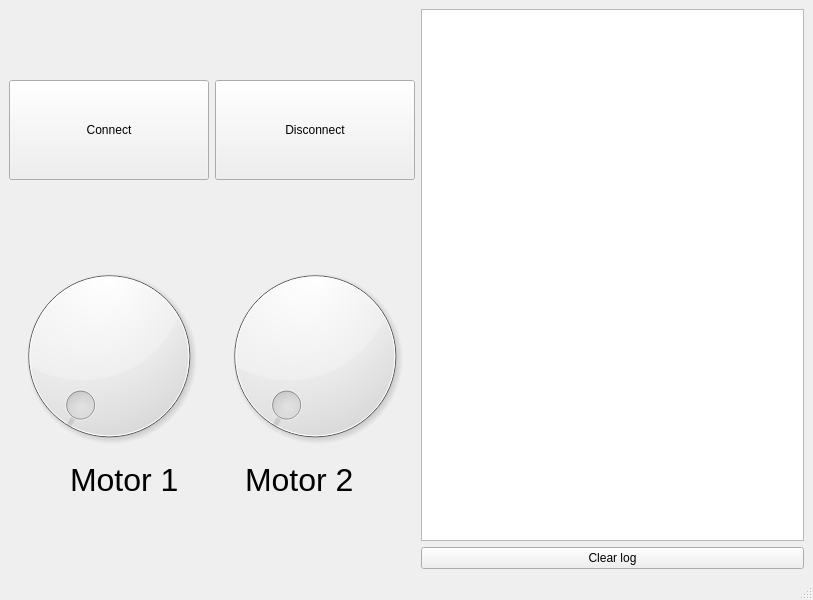
<?xml version="1.0" encoding="UTF-8"?>
<ui version="4.0">
 <class>MainWindow</class>
 <widget class="QMainWindow" name="MainWindow">
  <property name="geometry">
   <rect>
    <x>0</x>
    <y>0</y>
    <width>813</width>
    <height>600</height>
   </rect>
  </property>
  <property name="windowTitle">
   <string>MainWindow</string>
  </property>
  <widget class="QWidget" name="centralwidget">
   <layout class="QHBoxLayout" name="horizontalLayout">
    <item>
     <layout class="QVBoxLayout" name="verticalLayout_2">
      <property name="rightMargin">
       <number>0</number>
      </property>
      <item>
       <spacer name="verticalSpacer_2">
        <property name="orientation">
         <enum>Qt::Vertical</enum>
        </property>
        <property name="sizeHint" stdset="0">
         <size>
          <width>20</width>
          <height>40</height>
         </size>
        </property>
       </spacer>
      </item>
      <item>
       <layout class="QHBoxLayout" name="horizontalLayout_2">
        <item>
         <widget class="QPushButton" name="connectButton">
          <property name="minimumSize">
           <size>
            <width>100</width>
            <height>100</height>
           </size>
          </property>
          <property name="text">
           <string>Connect</string>
          </property>
         </widget>
        </item>
        <item>
         <widget class="QPushButton" name="disconnectButton">
          <property name="minimumSize">
           <size>
            <width>100</width>
            <height>100</height>
           </size>
          </property>
          <property name="text">
           <string>Disconnect</string>
          </property>
         </widget>
        </item>
       </layout>
      </item>
      <item>
       <spacer name="verticalSpacer">
        <property name="orientation">
         <enum>Qt::Vertical</enum>
        </property>
        <property name="sizeHint" stdset="0">
         <size>
          <width>20</width>
          <height>40</height>
         </size>
        </property>
       </spacer>
      </item>
      <item>
       <layout class="QHBoxLayout" name="horizontalLayout_3">
        <item>
         <widget class="QDial" name="dialButton">
          <property name="minimumSize">
           <size>
            <width>200</width>
            <height>200</height>
           </size>
          </property>
          <property name="maximum">
           <number>990</number>
          </property>
         </widget>
        </item>
        <item>
         <widget class="QDial" name="dialButton_2">
          <property name="minimumSize">
           <size>
            <width>200</width>
            <height>200</height>
           </size>
          </property>
          <property name="maximum">
           <number>990</number>
          </property>
         </widget>
        </item>
       </layout>
      </item>
      <item>
       <layout class="QHBoxLayout" name="horizontalLayout_4">
        <item>
         <spacer name="horizontalSpacer">
          <property name="orientation">
           <enum>Qt::Horizontal</enum>
          </property>
          <property name="sizeHint" stdset="0">
           <size>
            <width>40</width>
            <height>20</height>
           </size>
          </property>
         </spacer>
        </item>
        <item>
         <widget class="QLabel" name="label">
          <property name="font">
           <font>
            <pointsize>24</pointsize>
           </font>
          </property>
          <property name="text">
           <string>Motor 1</string>
          </property>
         </widget>
        </item>
        <item>
         <spacer name="horizontalSpacer_3">
          <property name="orientation">
           <enum>Qt::Horizontal</enum>
          </property>
          <property name="sizeHint" stdset="0">
           <size>
            <width>40</width>
            <height>20</height>
           </size>
          </property>
         </spacer>
        </item>
        <item>
         <widget class="QLabel" name="label_2">
          <property name="font">
           <font>
            <pointsize>24</pointsize>
           </font>
          </property>
          <property name="text">
           <string>Motor 2</string>
          </property>
         </widget>
        </item>
        <item>
         <spacer name="horizontalSpacer_2">
          <property name="orientation">
           <enum>Qt::Horizontal</enum>
          </property>
          <property name="sizeHint" stdset="0">
           <size>
            <width>40</width>
            <height>20</height>
           </size>
          </property>
         </spacer>
        </item>
       </layout>
      </item>
      <item>
       <spacer name="verticalSpacer_3">
        <property name="orientation">
         <enum>Qt::Vertical</enum>
        </property>
        <property name="sizeHint" stdset="0">
         <size>
          <width>20</width>
          <height>40</height>
         </size>
        </property>
       </spacer>
      </item>
     </layout>
    </item>
    <item>
     <layout class="QVBoxLayout" name="verticalLayout">
      <item>
       <widget class="QTextBrowser" name="logWindow"/>
      </item>
      <item>
       <widget class="QPushButton" name="pushButton">
        <property name="text">
         <string>Clear log</string>
        </property>
       </widget>
      </item>
     </layout>
    </item>
   </layout>
  </widget>
  <widget class="QMenuBar" name="menubar">
   <property name="geometry">
    <rect>
     <x>0</x>
     <y>0</y>
     <width>813</width>
     <height>22</height>
    </rect>
   </property>
  </widget>
  <widget class="QStatusBar" name="statusbar"/>
 </widget>
 <resources/>
 <connections/>
</ui>
